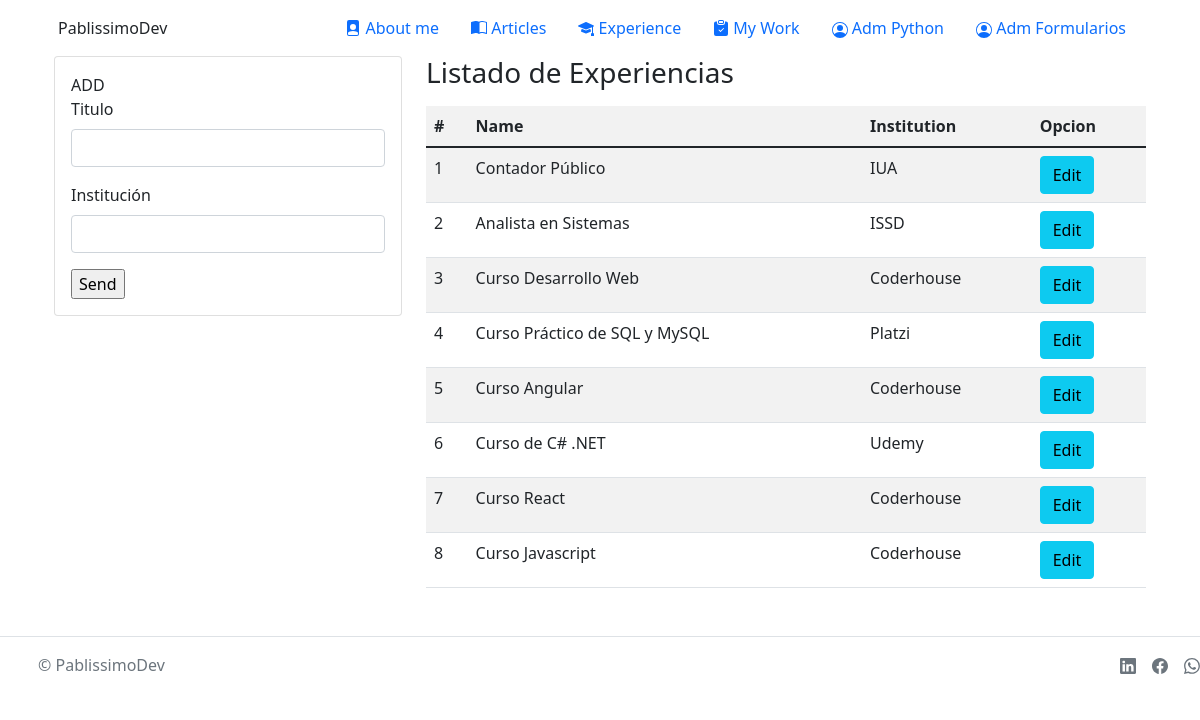
Page /menu/form_experience/ on the committed database.
### core/models.py (models this page shows, shortened)
class Experience(models.Model):
    experience_name = models.CharField(max_length=50)
    experience_institution = models.CharField(max_length=50)

### core/views.py (the view)
# urls.py: path('menu/form_experience/', views.form_experience, name="FormExperience"),
def form_experience(request):
    experience_list = Experience.objects.all()
    return render(request, "form_experience.html",{"experience_list": experience_list})

### app/templates/form_experience.html (shortened to what this page needs)
{% extends 'base.html' %}
{% load static %}
{% block main %}
<div class="container">
  <div class="row">
    <div class="col-sm-12 col-md-6 col-lg-4 col-xl-4">
    <div class="card">
      <div class="card-body">
    <form action="/menu/add_experience/" method="POST">
        ADD
        <div class="mb-3">
            <label for="exampleFormControlInput1" class="form-label">Titulo</label>
            <input type="text" name="experience_name" class="form-control" id="exampleFormControlInput1">
          </div>
          <div class="mb-3">
            <label for="exampleFormControlInput2" class="form-label">Institución</label>
            <input type="text" name="experience_institution" class="form-control" id="exampleFormControlInput2">
          </div>
          <input type="submit" value="Send">
    </form>
      </div>
    </div>
    </div>
    <div class="col-sm-12 col-md-6 col-lg-8 col-xl-8">
      <h3>Listado de Experiencias</h3>
      <div class="table-responsive py-2">
        <table class="table table-striped">
          <tr>
            <th>#</th>
            <th>Name</th>
            <th>Institution</th>
            <th colspan="1">Opcion</th>
        </tr>
        <tbody>
          {% for item in experience_list %}
          <tr>
          <td>{{item.id}}</td>
          <td>{{item.experience_name}}</td>
          <td>{{item.experience_institution}}</td>
          <td><a href="/menu/edit_experience/{{item.id}}" class="btn btn-info">Edit</a></td>
          </tr>
          {% endfor %}
        </tbody>
        </table>
      </div>
    </div>
  </div>
</div>
</div>
{% endblock main %}

### rows in the picture
Experience: id "1", experience_name "Contador Público", experience_institution "IUA"
Experience: id "2", experience_name "Analista en Sistemas", experience_institution "ISSD"
Experience: id "3", experience_name "Curso Desarrollo Web", experience_institution "Coderhouse"
Experience: id "4", experience_name "Curso Práctico de SQL y MySQL", experience_institution "Platzi"
Experience: id "5", experience_name "Curso Angular", experience_institution "Coderhouse"
Experience: id "6", experience_name "Curso de C# .NET", experience_institution "Udemy"
Experience: id "7", experience_name "Curso React", experience_institution "Coderhouse"
Experience: id "8", experience_name "Curso Javascript", experience_institution "Coderhouse"
